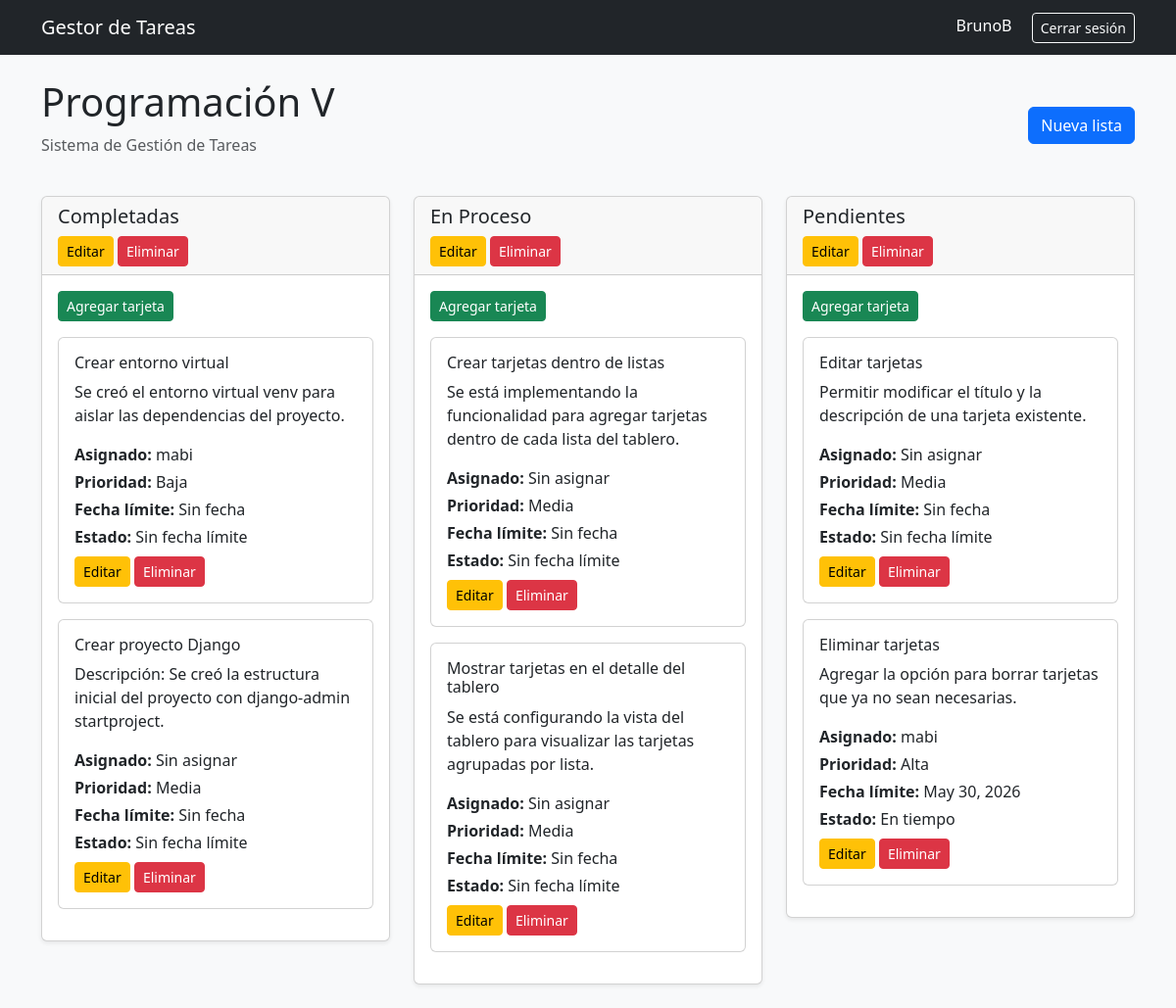
The page /tableros/2/ (signed in) on the database as committed earlier.
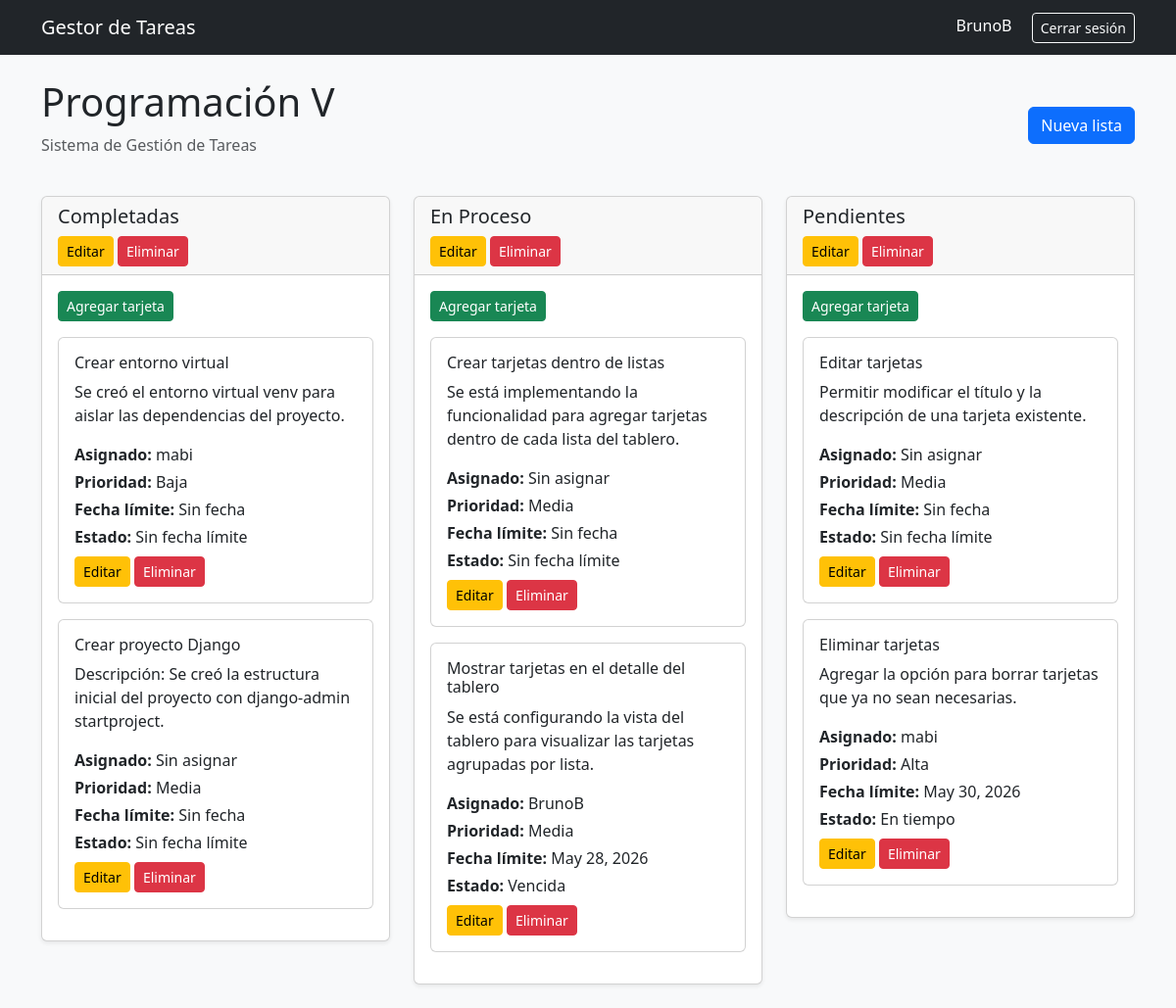
The same page on the database as committed later.
### boards/models.py (models this page shows, shortened)
class Board(models.Model):
    title = models.CharField(max_length=100)
    description = models.TextField(blank=True, null=True)
    owner = models.ForeignKey(User, on_delete=models.CASCADE, related_name='boards')
    created_at = models.DateTimeField(auto_now_add=True)

class TaskList(models.Model):
    title = models.CharField(max_length=100)
    board = models.ForeignKey(Board, on_delete=models.CASCADE, related_name='lists')
    position = models.PositiveIntegerField(default=0)
    class Meta:
        ordering = ['position']

class Card(models.Model):
    PRIORITY_CHOICES = [
        ('alta', 'Alta'),
        ('media', 'Media'),
        ('baja', 'Baja'),
    ]
    title = models.CharField(max_length=100)
    description = models.TextField(blank=True, null=True)
    task_list = models.ForeignKey(
        TaskList,
        on_delete=models.CASCADE,
        related_name='cards'
    )
    assigned_to = models.ForeignKey(
        User,
        on_delete=models.SET_NULL,
        blank=True,
        null=True,
        related_name='assigned_cards'
    )
    priority = models.CharField(
        max_length=10,
        choices=PRIORITY_CHOICES,
        default='media'
    )
    due_date = models.DateField(
        blank=True,
        null=True
    )
    position = models.PositiveIntegerField(default=0)
    created_at = models.DateTimeField(auto_now_add=True)
    class Meta:
        ordering = ['position']
    @property
    def due_status(self):
        if not self.due_date:
            return 'Sin fecha límite'
        today = timezone.now().date()
        if self.due_date < today:
            return 'Vencida'
        elif self.due_date == today:
            return 'Vence hoy'
        else:
            return 'En tiempo'

### boards/views.py (the view)
# urls.py: path('tableros/<int:board_id>/', views.board_detail, name='board_detail'),
@login_required
def board_detail(request, board_id):
    board = get_object_or_404(Board, id=board_id, owner=request.user)
    lists = board.lists.all()
    return render(request, 'boards/board_detail.html', {
        'board': board,
        'lists': lists
    })

### boards/templates/boards/board_detail.html (shortened to what this page needs)
{% extends 'base.html' %}
{% block content %}
<div class="d-flex justify-content-between align-items-center mb-4">
    <div>
        <h1>{{ board.title }}</h1>
        {% if board.description %}
            <p class="text-muted">{{ board.description }}</p>
        {% endif %}
    </div>
    <a href="{% url 'create_list' board.id %}" class="btn btn-primary">
        Nueva lista
    </a>
</div>
<div class="row">
    {% for task_list in lists %}
        <div class="col-md-4">
            <div class="card shadow-sm mb-4">
                <div class="card-header">
                    <h5 class="mb-2">
                        {{ task_list.title }}
                    </h5>
                    <a href="{% url 'edit_list' task_list.id %}"
                       class="btn btn-warning btn-sm">
                        Editar
                    </a>
                    <a href="{% url 'delete_list' task_list.id %}"
                       class="btn btn-danger btn-sm">
                        Eliminar
                    </a>
                </div>
                <div class="card-body">
                    <a href="{% url 'create_card' task_list.id %}"
                       class="btn btn-success btn-sm mb-3">
                        Agregar tarjeta
                    </a>
                    {% for card in task_list.cards.all %}
                        <div class="card mb-3">
                            <div class="card-body">
                                <h6>{{ card.title }}</h6>
                                {% if card.description %}
                                    <p>{{ card.description }}</p>
                                {% endif %}
                                <p class="mb-1">
                                    <strong>Asignado:</strong>
                                    {% if card.assigned_to %}
                                        {{ card.assigned_to.username }}
                                    {% else %}
                                        Sin asignar
                                    {% endif %}
                                </p>
                                <p class="mb-1">
                                    <strong>Prioridad:</strong>
                                    {{ card.get_priority_display }}
                                </p>
                                <p class="mb-1">
                                    <strong>Fecha límite:</strong>
                                    {% if card.due_date %}
                                        {{ card.due_date }}
                                    {% else %}
                                        Sin fecha
                                    {% endif %}
                                </p>
                                <p class="mb-2">
                                    <strong>Estado:</strong>
                                    {{ card.due_status }}
                                </p>
                                <a href="{% url 'edit_card' card.id %}"
                                   class="btn btn-warning btn-sm">
                                    Editar
                                </a>
                                <a href="{% url 'delete_card' card.id %}"
                                   class="btn btn-danger btn-sm">
                                    Eliminar
                                </a>
                            </div>
                        </div>
                    {% empty %}
                        <p class="text-muted">
                            No hay tarjetas.
                        </p>
                    {% endfor %}
                </div>
            </div>
        </div>
    {% empty %}
        <p>No existen listas en este tablero.</p>
    {% endfor %}
</div>
{% endblock %}

### boards/templates/base.html (shortened to what this page needs)
<!DOCTYPE html>
<html lang="es">
<head>
    <link href="https://cdn.jsdelivr.net/npm/bootstrap@5.3.3/dist/css/bootstrap.min.css" rel="stylesheet">
</head>
<body class="bg-light">
    <nav class="navbar navbar-expand-lg navbar-dark bg-dark mb-4">
        <div class="container">
            <a class="navbar-brand" href="{% url 'home' %}">Gestor de Tareas</a>
            <div>
                {% if user.is_authenticated %}
                    <span class="text-white me-3">{{ user.username }}</span>
                    <a href="{% url 'logout' %}" class="btn btn-outline-light btn-sm">Cerrar sesión</a>
                {% endif %}
            </div>
        </div>
    </nav>
    <main class="container">
        {% block content %}
        {% endblock %}
    </main>
</body>
</html>

Rows that differ between the two databases and show on the page:
changed Card "Mostrar tarjetas en el detalle del tablero": assigned_to.username (not shown) → "BrunoB"; due_date (not shown) → "May 28, 2026"; due_status "Sin fecha límite" → "Vencida"; no longer shows "Sin asignar"; no longer shows "Sin fecha"
